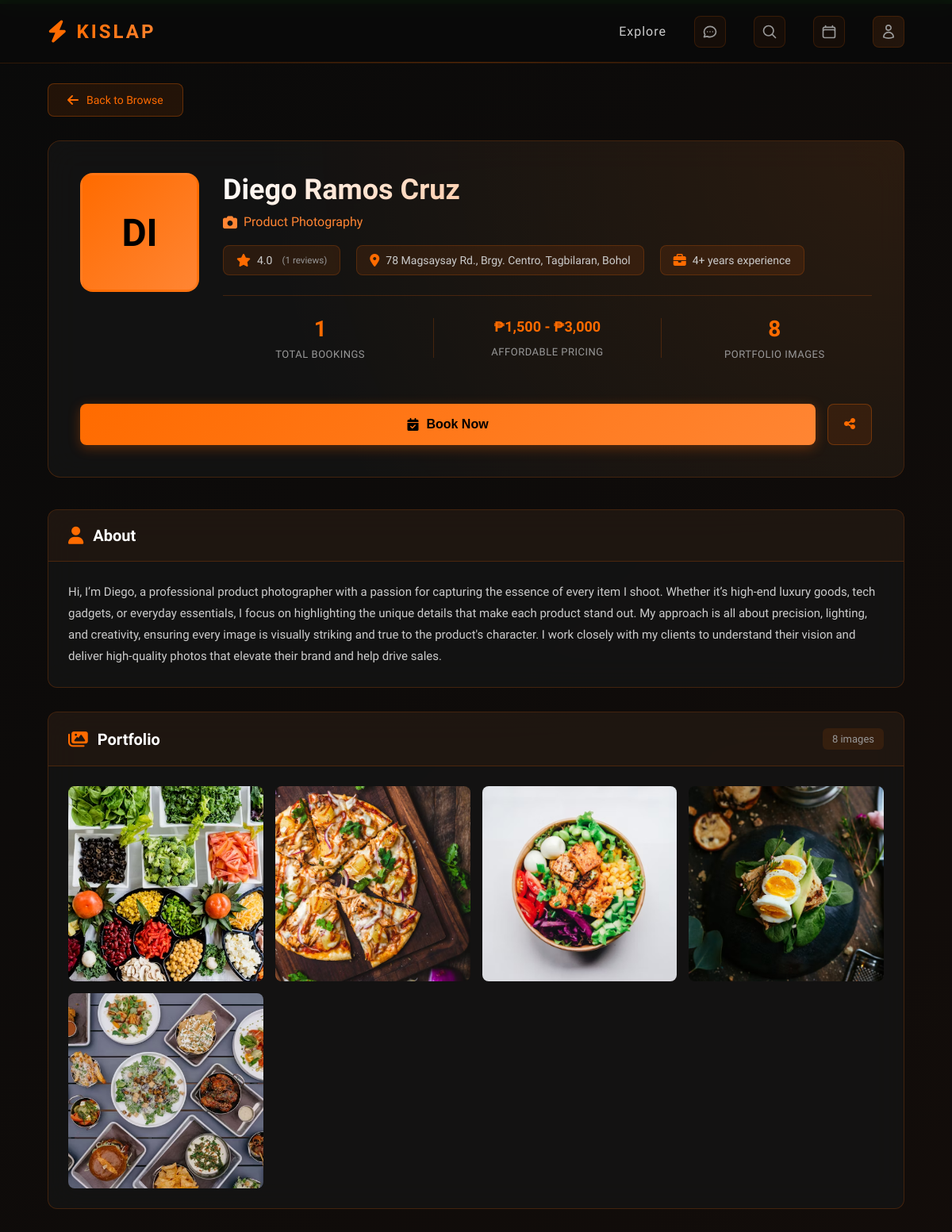
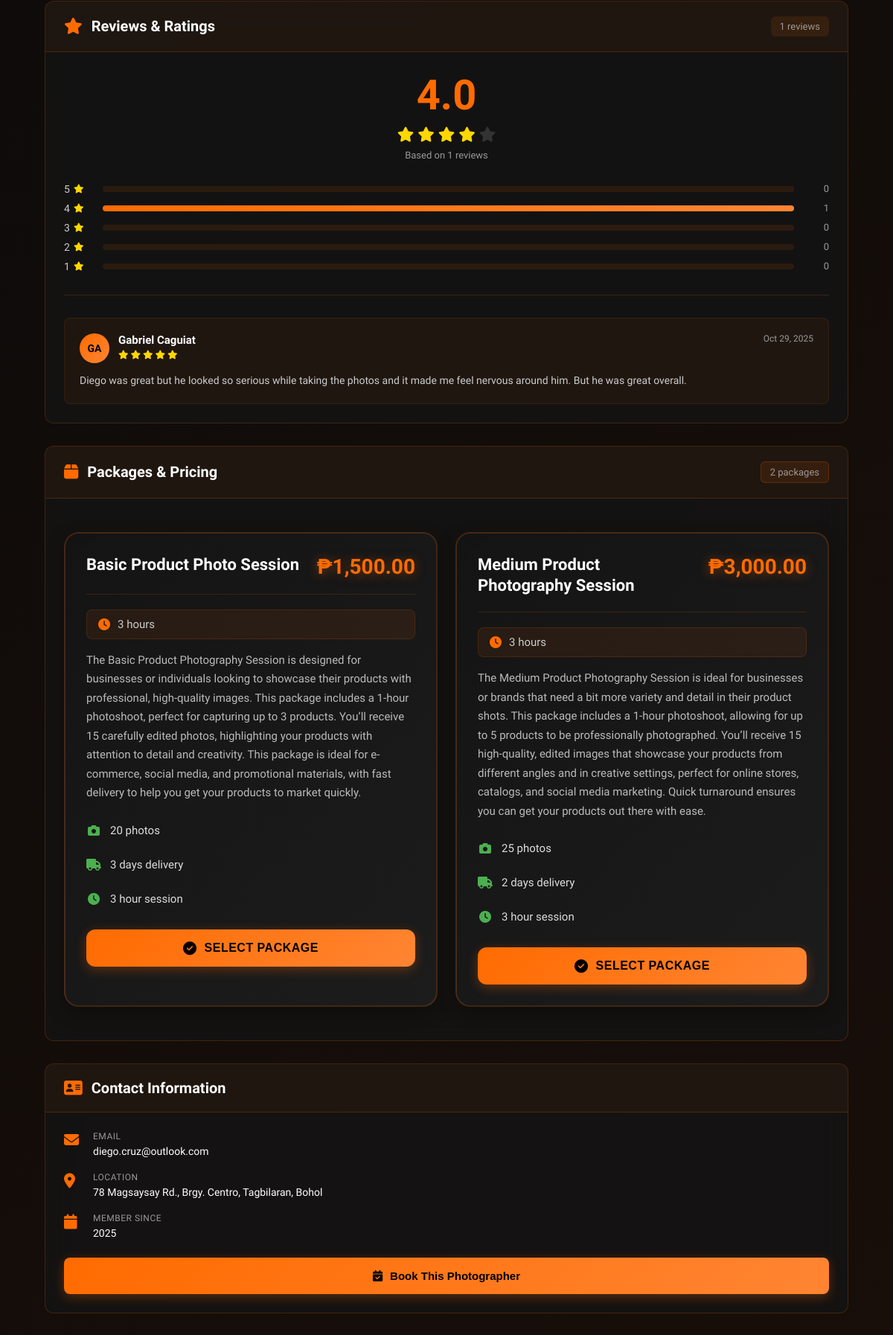
/index.php?controller=Browse&action=viewProfile&id=10 (upper part), run on the app's committed database (2 pictures, top to bottom).
### tables this page shows
CREATE TABLE `workers` (
  `worker_id` int(11) NOT NULL,
  `application_id` int(11) DEFAULT NULL,
  `status` enum('active','suspended','banned') NOT NULL DEFAULT 'active',
  `suspended_until` timestamp NULL DEFAULT NULL,
  `suspension_reason` text DEFAULT NULL,
  `suspended_by` int(11) DEFAULT NULL,
  `suspended_at` timestamp NULL DEFAULT NULL,
  `lastName` varchar(100) NOT NULL,
  `firstName` varchar(100) NOT NULL,
  `middleName` varchar(100) DEFAULT NULL,
  `email` varchar(255) NOT NULL,
  `phoneNumber` varchar(20) NOT NULL,
  `password` varchar(255) NOT NULL,
  `address` text DEFAULT NULL,
  `specialty` varchar(100) DEFAULT NULL,
  `experience_years` int(11) DEFAULT 0,
  `bio` text DEFAULT NULL,
  `profile_photo` varchar(255) DEFAULT NULL,
  `total_ratings` int(11) DEFAULT 0,
  `total_bookings` int(11) DEFAULT 0,
  `total_earnings` decimal(10,2) DEFAULT 0.00,
  `created_at` timestamp NOT NULL DEFAULT current_timestamp(),
  `updated_at` timestamp NOT NULL DEFAULT current_timestamp() ON UPDATE current_timestamp(),
  `average_rating` decimal(3,2) DEFAULT 0.00
);

CREATE TABLE `worker_works` (
  `work_id` int(11) NOT NULL,
  `worker_id` int(11) NOT NULL,
  `image_path` varchar(255) NOT NULL,
  `uploaded_at` timestamp NOT NULL DEFAULT current_timestamp()
);

CREATE TABLE `ratings` (
  `rating_id` int(11) NOT NULL,
  `conversation_id` int(11) NOT NULL,
  `user_id` int(11) NOT NULL,
  `worker_id` int(11) NOT NULL,
  `rating` int(11) NOT NULL CHECK (`rating` >= 1 and `rating` <= 5),
  `review` text DEFAULT NULL,
  `created_at` timestamp NOT NULL DEFAULT current_timestamp()
);

CREATE TABLE `packages` (
  `package_id` int(11) NOT NULL,
  `worker_id` int(11) NOT NULL,
  `name` varchar(100) NOT NULL,
  `description` text DEFAULT NULL,
  `price` decimal(10,2) NOT NULL,
  `duration_hours` int(11) DEFAULT NULL,
  `photo_count` int(11) DEFAULT NULL,
  `delivery_days` int(11) DEFAULT NULL,
  `status` enum('active','inactive') DEFAULT 'active',
  `created_at` timestamp NOT NULL DEFAULT current_timestamp(),
  `updated_at` timestamp NOT NULL DEFAULT current_timestamp() ON UPDATE current_timestamp()
);

### views/home/profile.php (the view, shortened to what the rows shown need)
<?php
$photographer = $worker ?? null;
$fullName = trim(
    ($photographer['firstName'] ?? '') . ' ' .
    ($photographer['middleName'] ?? '') . ' ' .
    ($photographer['lastName'] ?? '')
);
$businessName = $photographer['display_name'] ?? $fullName;
$bio = $photographer['bio'] ?? 'No bio available';
$location = $photographer['address'] ?? 'Philippines';
$yearsExperience = $photographer['experience_years'] ?? 0;
$specialty = $photographer['specialty'] ?? 'general';
$email = $photographer['email'] ?? '';
$joinedDate = $photographer['created_at'] ?? '';
$specialtyCategories = $allSpecialties ?? [];
$categoryLabel = $specialtyCategories[$specialty] ?? ucwords(str_replace('_', ' ', $specialty));
$stats = $workerStats ?? [];
$totalBookings = intval($stats['total_bookings'] ?? $photographer['total_bookings'] ?? 0);
$rating = floatval($stats['average_rating'] ?? $photographer['average_rating'] ?? 0);
$reviewsCount = intval($stats['total_ratings'] ?? $photographer['total_ratings'] ?? 0);
$joinedYear = $joinedDate ? date('Y', strtotime($joinedDate)) : date('Y');
?>
<!DOCTYPE html>
<html lang="en">
<head>
    <link href="https://cdnjs.cloudflare.com/ajax/libs/font-awesome/6.4.0/css/all.min.css" rel="stylesheet">
    <link rel="stylesheet" href="/Kislap/public/css/style.css" type="text/css">
    <link rel="stylesheet" href="/Kislap/public/css/viewProfile.css?v=<?php echo rand(1000, 9999) . time(); ?>" type="text/css">
    <link rel="stylesheet" href="/Kislap/public/css/packages.css?v=<?php echo time(); ?>" type="text/css">
</head>
<body>
<?php require __DIR__ . '/../shared/navbar.php'; ?>
<div class="profile-container">
    <div class="profile-header">
        <div class="profile-header-content">
            <div class="profile-main-info">
                <div class="profile-details">
                    <h1 class="profile-name"><?php echo htmlspecialchars($businessName); ?></h1>
                    <p class="profile-specialty">
                        <i class="fas fa-camera"></i>
                        <?php echo htmlspecialchars($categoryLabel); ?>
                    </p>
                    <div class="profile-meta-row">
                        <div class="meta-badge">
                            <i class="fas fa-star"></i>
                            <span><?php echo number_format($rating, 1); ?></span>
                            <small>(<?php echo $reviewsCount; ?> reviews)</small>
                        </div>
                        <div class="meta-badge">
                            <i class="fas fa-map-marker-alt"></i>
                            <span><?php echo htmlspecialchars($location); ?></span>
                        </div>
                        <div class="meta-badge">
                            <i class="fas fa-briefcase"></i>
                            <span><?php echo $yearsExperience; ?>+ years experience</span>
                        </div>
                    </div>
                    <div class="profile-stats">
                        <div class="stat-item">
                            <span class="stat-number"><?php echo $totalBookings; ?></span>
                            <span class="stat-label">Total Bookings</span>
                        </div>
                        <div class="stat-item">
                        </div>
                        <div class="stat-item">
                        </div>
                    </div>
                </div>
            </div>
        </div>
    </div>
    <div class="profile-content-grid">
        <div class="profile-left-column">
            <div class="profile-section">
                <div class="section-header">
                    <h2><i class="fas fa-user"></i> About</h2>
                </div>
                <div class="section-content">
                    <p class="bio-text"><?php echo nl2br(htmlspecialchars($bio)); ?></p>
                </div>
            </div>
            <div class="profile-section">
                <div class="section-header">
                    <h2><i class="fas fa-images"></i> Portfolio</h2>
                </div>
                <div class="section-content">
                    <?php if (!empty($recentWork)): ?>
                        <div class="portfolio-grid">
                            <?php foreach ($recentWork as $index => $work): ?>
                                <div class="portfolio-item" onclick="openLightbox(<?php echo $index; ?>)">
                                    <?php
                                    $imagePath = $work['image_path'];
                                    if (!str_starts_with($imagePath, '/Kislap/') && !str_starts_with($imagePath, 'http')) {
                                        $imagePath = '/Kislap/' . $imagePath;
                                    }
                                    ?>
                                    <img src="<?php echo htmlspecialchars($imagePath); ?>"
                                         alt=""
                                         loading="lazy"
                                         onerror="this.parentElement.style.display='none'">
                                </div>
                            <?php endforeach; ?>
                        </div>
                    <?php endif; ?>
                </div>
            </div>
            <div class="profile-section">
                <div class="section-header">
                    <h2><i class="fas fa-star"></i> Reviews & Ratings</h2>
                    <span class="review-count"><?php echo $reviewsCount; ?> reviews</span>
                </div>
                <div class="section-content">
                    <div class="rating-overview">
                        <div class="rating-score">
                            <span class="score-number"><?php echo number_format($rating, 1); ?></span>
                            <div class="score-stars">
                                <?php for ($i = 1; $i <= 5; $i++): ?>
                                    <i class="fas fa-star <?php echo $i <= round($rating) ? 'active' : ''; ?>"></i>
                                <?php endfor; ?>
                            </div>
                            <p class="score-label">Based on <?php echo $reviewsCount; ?> reviews</p>
                        </div>
                    </div>
                    <div class="reviews-list">
                        <?php if (!empty($reviews)): ?>
                            <?php foreach ($reviews as $review): ?>
                                <div class="review-item">
                                    <div class="review-header">
                                        <div class="reviewer-info">
                                            <div class="reviewer-avatar">
                                                <?php if ($review['user_photo']): ?>
                                                    <?php
                                                    $reviewerImagePath = $review['user_photo'];
                                                    if (!str_starts_with($reviewerImagePath, '/Kislap/') && !str_starts_with($reviewerImagePath, 'http')) {
                                                        $reviewerImagePath = '/Kislap/' . $reviewerImagePath;
                                                    }
                                                    ?>
                                                    <img src="<?php echo htmlspecialchars($reviewerImagePath); ?>" alt="Reviewer">
                                                <?php else: ?>
                                                    <?php echo strtoupper(substr($review['user_name'], 0, 2)); ?>
                                                <?php endif; ?>
                                            </div>
                                            <div>
                                                <h4><?php echo htmlspecialchars($review['user_name']); ?></h4>
                                                <div class="review-stars">
                                                    <?php for ($i = 1; $i <= 5; $i++): ?>
                                                        <i class="fas fa-star <?php echo $i <= $review['rating'] ? 'active' : ''; ?>"></i>
                                                    <?php endfor; ?>
                                                </div>
                                            </div>
                                        </div>
                                        <span class="review-date"><?php echo date('M d, Y', strtotime($review['created_at'])); ?></span>
                                    </div>
                                    <?php if ($review['review']): ?>
                                        <p class="review-text">
                                            <?php echo nl2br(htmlspecialchars($review['review'])); ?>
                                        </p>
                                    <?php endif; ?>
                                </div>
                            <?php endforeach; ?>
                        <?php endif; ?>
                    </div>
                </div>
            </div>
            <?php if (!empty($packages)): ?>
            <div class="profile-section">
                <div class="section-header">
                    <h2><i class="fas fa-box"></i> Packages & Pricing</h2>
                </div>
                <div class="section-content">
                    <div class="packages-grid">
                        <?php foreach ($packages as $package): ?>
                            <div class="package-card">
                                <div class="package-header">
                                    <h3><?php echo htmlspecialchars($package['name']); ?></h3>
                                    <div class="package-price">₱<?php echo number_format($package['price'], 2); ?></div>
                                </div>
                                <div class="package-details">
                                    <?php if ($package['duration']): ?>
                                        <div class="package-duration">
                                            <i class="fas fa-clock"></i>
                                            <span><?php echo $package['duration']; ?> hours</span>
                                        </div>
                                    <?php endif; ?>
                                    <?php if ($package['description']): ?>
                                        <p class="package-description">
                                            <?php echo nl2br(htmlspecialchars($package['description'])); ?>
                                        </p>
                                    <?php endif; ?>
                                    <div class="package-features">
                                        <?php if ($package['photo_count']): ?>
                                            <div class="feature-item">
                                                <i class="fas fa-camera"></i>
                                                <span><?php echo $package['photo_count']; ?> photos</span>
                                            </div>
                                        <?php endif; ?>
                                        <?php if ($package['delivery_days']): ?>
                                            <div class="feature-item">
                                                <i class="fas fa-truck"></i>
                                                <span><?php echo $package['delivery_days']; ?> days delivery</span>
                                            </div>
                                        <?php endif; ?>
                                        <?php if ($package['duration']): ?>
                                            <div class="feature-item">
                                                <i class="fas fa-clock"></i>
                                                <span><?php echo $package['duration']; ?> hour session</span>
                                            </div>
                                        <?php endif; ?>
                                    </div>
                                </div>
                                <button class="btn-select-package" onclick="selectPackage(<?php echo $package['package_id']; ?>, '<?php echo htmlspecialchars($package['name']); ?>', <?php echo $package['price']; ?>)">
                                    <i class="fas fa-check-circle"></i>
                                    Select Package
                                </button>
                            </div>
                        <?php endforeach; ?>
                    </div>
                </div>
            </div>
            <?php endif; ?>
        </div>
        <div class="profile-right-column">
            <div class="profile-section">
                <div class="section-header">
                    <h2><i class="fas fa-address-card"></i> Contact Information</h2>
                </div>
                <div class="section-content">
                    <div class="contact-list">
                        <?php if ($email): ?>
                            <div class="contact-item">
                                <i class="fas fa-envelope"></i>
                                <div>
                                    <span class="contact-label">Email</span>
                                    <a href="mailto:<?php echo htmlspecialchars($email); ?>" class="contact-value">
                                        <?php echo htmlspecialchars($email); ?>
                                    </a>
                                </div>
                            </div>
                        <?php endif; ?>
                        <div class="contact-item">
                            <div>
                                <span class="contact-label">Location</span>
                                <span class="contact-value"><?php echo htmlspecialchars($location); ?></span>
                            </div>
                        </div>
                        <?php if ($joinedDate): ?>
                            <div class="contact-item">
                                <i class="fas fa-calendar"></i>
                                <div>
                                    <span class="contact-label">Member Since</span>
                                    <span class="contact-value"><?php echo $joinedYear; ?></span>
                                </div>
                            </div>
                        <?php endif; ?>
                    </div>
                </div>
            </div>
        </div>
    </div>
</div>
</body>
</html>

### data on the page
workers: specialty "Product Photography", average_rating "4.0", total_ratings "1", address "78 Magsaysay Rd., Brgy. Centro, Tagbilaran, Bohol", experience_years "4", total_bookings "1", bio "Hi, I’m Diego, a professional product photographer with a passion for capturing the essence of every item I shoot. Whether it’s high-end luxury goods, tech gadgets, or everyday essentials, I focus on highlighting the unique details that make each product stand out. My approach is all about precision, lighting, and creativity, ensuring every image is visually striking and true to the product's character. I work closely with my clients to understand their vision and deliver high-quality photos that elevate their brand and help drive sales.", email "diego.cruz@outlook.com"
worker_works: shows a picture
worker_works: shows a picture
worker_works: shows a picture
worker_works: shows a picture
worker_works: shows a picture
ratings: user_name "GA", user_name "Gabriel Caguiat", created_at "Oct 29, 2025", review "Diego was great but he looked so serious while taking the photos and it made me feel nervous around him. But he was great overall."
packages: name "Basic Product Photo Session", price "1,500.00", duration_hours "3", description "The Basic Product Photography Session is designed for businesses or individuals looking to showcase their products with professional, high-quality images. This package includes a 1-hour photoshoot, perfect for capturing up to 3 products. You’ll receive 15 carefully edited photos, highlighting your products with attention to detail and creativity. This package is ideal for e-commerce, social media, and promotional materials, with fast delivery to help you get your products to market quickly.", photo_count "20", delivery_days "3"
packages: name "Medium Product Photography Session", price "3,000.00", duration_hours "3", description "The Medium Product Photography Session is ideal for businesses or brands that need a bit more variety and detail in their product shots. This package includes a 1-hour photoshoot, allowing for up to 5 products to be professionally photographed. You’ll receive 15 high-quality, edited images that showcase your products from different angles and in creative settings, perfect for online stores, catalogs, and social media marketing. Quick turnaround ensures you can get your products out there with ease.", photo_count "25", delivery_days "2"

### other printed values
substr($businessName, 0, 2) "DI"
$businessName "Diego Ramos Cruz"
$priceRangeText "₱1,500 - ₱3,000"
$priceDescription "AFFORDABLE PRICING"
count($portfolioImages) "8"
count($recentWork) "8"
$stars "5"
$count "0"
$stars "4"
$count "1"
$stars "3"
$stars "2"
$stars "1"
count($packages) "2"
